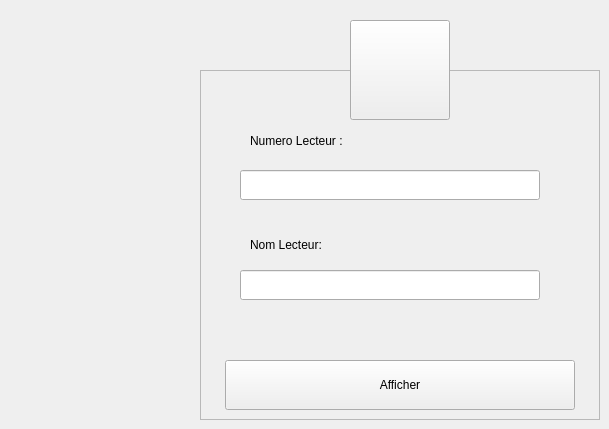
      <widget class="QWidget" name="pageSituationPret">
       <widget class="QFrame" name="frame_3">
        <property name="geometry">
         <rect>
          <x>200</x>
          <y>70</y>
          <width>400</width>
          <height>350</height>
         </rect>
        </property>
        <property name="frameShape">
         <enum>QFrame::StyledPanel</enum>
        </property>
        <property name="frameShadow">
         <enum>QFrame::Raised</enum>
        </property>
        <widget class="QLabel" name="numeroLecteurPret">
         <property name="geometry">
          <rect>
           <x>50</x>
           <y>50</y>
           <width>250</width>
           <height>41</height>
          </rect>
         </property>
         <property name="styleSheet">
          <string notr="true"/>
         </property>
         <property name="text">
          <string>Numero Lecteur :</string>
         </property>
        </widget>
        <widget class="QLabel" name="numeroLivrePret">
         <property name="geometry">
          <rect>
           <x>50</x>
           <y>150</y>
           <width>250</width>
           <height>50</height>
          </rect>
         </property>
         <property name="styleSheet">
          <string notr="true"/>
         </property>
         <property name="text">
          <string>Nom Lecteur:</string>
         </property>
        </widget>
        <widget class="QLineEdit" name="numeroLecteurPretSituation">
         <property name="geometry">
          <rect>
           <x>40</x>
           <y>100</y>
           <width>300</width>
           <height>30</height>
          </rect>
         </property>
         <property name="styleSheet">
          <string notr="true">font: 10pt &quot;MS Shell Dlg 2&quot;;
color:rgb(255, 255, 255);</string>
         </property>
        </widget>
        <widget class="QLineEdit" name="nomLecteurPretSituation">
         <property name="geometry">
          <rect>
           <x>40</x>
           <y>200</y>
           <width>300</width>
           <height>30</height>
          </rect>
         </property>
         <property name="styleSheet">
          <string notr="true">font: 10pt &quot;MS Shell Dlg 2&quot;;
color:rgb(255, 255, 255);</string>
         </property>
        </widget>
        <widget class="QPushButton" name="afficherPret">
         <property name="geometry">
          <rect>
           <x>25</x>
           <y>290</y>
           <width>350</width>
           <height>50</height>
          </rect>
         </property>
         <property name="text">
          <string>Afficher</string>
         </property>
        </widget>
       </widget>
       <widget class="QPushButton" name="pret">
        <property name="geometry">
         <rect>
          <x>350</x>
          <y>20</y>
          <width>100</width>
          <height>100</height>
         </rect>
        </property>
        <property name="text">
         <string/>
        </property>
        <property name="icon">
         <iconset resource="sourceimage.qrc">
          <normaloff>:/images/copywriting.png</normaloff>:/images/copywriting.png</iconset>
        </property>
        <property name="iconSize">
         <size>
          <width>70</width>
          <height>70</height>
         </size>
        </property>
       </widget>
      </widget>
